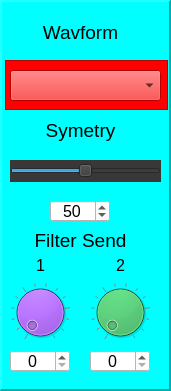
     <widget class="QFrame" name="frame_Osc2Waveform">
      <property name="geometry">
       <rect>
        <x>10</x>
        <y>40</y>
        <width>171</width>
        <height>391</height>
       </rect>
      </property>
      <property name="styleSheet">
       <string notr="true">background-color: rgb(0, 255, 255);</string>
      </property>
      <property name="frameShape">
       <enum>QFrame::Panel</enum>
      </property>
      <property name="frameShadow">
       <enum>QFrame::Raised</enum>
      </property>
      <property name="lineWidth">
       <number>2</number>
      </property>
      <property name="midLineWidth">
       <number>2</number>
      </property>
      <widget class="QLabel" name="label_6">
       <property name="geometry">
        <rect>
         <x>30</x>
         <y>20</y>
         <width>101</width>
         <height>25</height>
        </rect>
       </property>
       <property name="font">
        <font>
         <pointsize>14</pointsize>
        </font>
       </property>
       <property name="text">
        <string>Wavform</string>
       </property>
       <property name="alignment">
        <set>Qt::AlignCenter</set>
       </property>
      </widget>
      <widget class="QSpinBox" name="spinBox_Osc2SendFilter2">
       <property name="geometry">
        <rect>
         <x>90</x>
         <y>350</y>
         <width>60</width>
         <height>22</height>
        </rect>
       </property>
       <property name="font">
        <font>
         <pointsize>12</pointsize>
        </font>
       </property>
       <property name="focusPolicy">
        <enum>Qt::NoFocus</enum>
       </property>
       <property name="styleSheet">
        <string notr="true">background-color: rgb(255, 255, 255);</string>
       </property>
       <property name="alignment">
        <set>Qt::AlignCenter</set>
       </property>
       <property name="readOnly">
        <bool>false</bool>
       </property>
       <property name="accelerated">
        <bool>true</bool>
       </property>
       <property name="maximum">
        <number>100</number>
       </property>
       <property name="value">
        <number>0</number>
       </property>
      </widget>
      <widget class="QDial" name="dial_Osc2SendFilter2">
       <property name="geometry">
        <rect>
         <x>90</x>
         <y>280</y>
         <width>60</width>
         <height>64</height>
        </rect>
       </property>
       <property name="focusPolicy">
        <enum>Qt::NoFocus</enum>
       </property>
       <property name="styleSheet">
        <string notr="true">background-color: rgb(22, 207, 75);</string>
       </property>
       <property name="maximum">
        <number>100</number>
       </property>
       <property name="value">
        <number>0</number>
       </property>
       <property name="wrapping">
        <bool>false</bool>
       </property>
       <property name="notchTarget">
        <double>8.000000000000000</double>
       </property>
       <property name="notchesVisible">
        <bool>true</bool>
       </property>
      </widget>
      <widget class="QSpinBox" name="spinBox_Osc2SendFilter1">
       <property name="geometry">
        <rect>
         <x>10</x>
         <y>350</y>
         <width>60</width>
         <height>22</height>
        </rect>
       </property>
       <property name="font">
        <font>
         <pointsize>12</pointsize>
        </font>
       </property>
       <property name="focusPolicy">
        <enum>Qt::NoFocus</enum>
       </property>
       <property name="styleSheet">
        <string notr="true">background-color: rgb(255, 255, 255);</string>
       </property>
       <property name="alignment">
        <set>Qt::AlignCenter</set>
       </property>
       <property name="readOnly">
        <bool>false</bool>
       </property>
       <property name="accelerated">
        <bool>true</bool>
       </property>
       <property name="maximum">
        <number>100</number>
       </property>
       <property name="value">
        <number>0</number>
       </property>
      </widget>
      <widget class="QLabel" name="label_36">
       <property name="geometry">
        <rect>
         <x>20</x>
         <y>230</y>
         <width>121</width>
         <height>21</height>
        </rect>
       </property>
       <property name="font">
        <font>
         <pointsize>14</pointsize>
        </font>
       </property>
       <property name="text">
        <string>Filter Send</string>
       </property>
       <property name="alignment">
        <set>Qt::AlignCenter</set>
       </property>
      </widget>
      <widget class="QDial" name="dial_Osc2SendFilter1">
       <property name="geometry">
        <rect>
         <x>10</x>
         <y>280</y>
         <width>60</width>
         <height>64</height>
        </rect>
       </property>
       <property name="focusPolicy">
        <enum>Qt::NoFocus</enum>
       </property>
       <property name="styleSheet">
        <string notr="true">background-color: rgb(170, 85, 255);</string>
       </property>
       <property name="maximum">
        <number>100</number>
       </property>
       <property name="value">
        <number>0</number>
       </property>
       <property name="wrapping">
        <bool>false</bool>
       </property>
       <property name="notchTarget">
        <double>8.000000000000000</double>
       </property>
       <property name="notchesVisible">
        <bool>true</bool>
       </property>
      </widget>
      <widget class="QLabel" name="label_53">
       <property name="geometry">
        <rect>
         <x>30</x>
         <y>250</y>
         <width>21</width>
         <height>31</height>
        </rect>
       </property>
       <property name="font">
        <font>
         <pointsize>12</pointsize>
        </font>
       </property>
       <property name="text">
        <string>1</string>
       </property>
       <property name="alignment">
        <set>Qt::AlignCenter</set>
       </property>
      </widget>
      <widget class="QLabel" name="label_54">
       <property name="geometry">
        <rect>
         <x>110</x>
         <y>250</y>
         <width>21</width>
         <height>31</height>
        </rect>
       </property>
       <property name="font">
        <font>
         <pointsize>12</pointsize>
        </font>
       </property>
       <property name="text">
        <string>2</string>
       </property>
       <property name="alignment">
        <set>Qt::AlignCenter</set>
       </property>
      </widget>
      <widget class="QComboBox" name="comboBox_Osc2Waveform">
       <property name="geometry">
        <rect>
         <x>10</x>
         <y>70</y>
         <width>151</width>
         <height>31</height>
        </rect>
       </property>
       <property name="font">
        <font>
         <pointsize>12</pointsize>
        </font>
       </property>
       <property name="focusPolicy">
        <enum>Qt::NoFocus</enum>
       </property>
       <property name="styleSheet">
        <string notr="true">
border-color: rgb(0, 0, 0);
background-color: rgb(255, 0, 0);
</string>
       </property>
       <property name="currentText">
        <string/>
       </property>
       <property name="currentIndex">
        <number>-1</number>
       </property>
       <property name="maxVisibleItems">
        <number>4</number>
       </property>
      </widget>
      <widget class="QSlider" name="horizontalSlider_Osc2Symetry">
       <property name="geometry">
        <rect>
         <x>10</x>
         <y>160</y>
         <width>151</width>
         <height>22</height>
        </rect>
       </property>
       <property name="focusPolicy">
        <enum>Qt::NoFocus</enum>
       </property>
       <property name="styleSheet">
        <string notr="true">background-color: rgb(56, 56, 56);</string>
       </property>
       <property name="minimum">
        <number>5</number>
       </property>
       <property name="maximum">
        <number>95</number>
       </property>
       <property name="value">
        <number>50</number>
       </property>
       <property name="orientation">
        <enum>Qt::Horizontal</enum>
       </property>
      </widget>
      <widget class="QLabel" name="label_37">
       <property name="geometry">
        <rect>
         <x>30</x>
         <y>120</y>
         <width>101</width>
         <height>21</height>
        </rect>
       </property>
       <property name="font">
        <font>
         <pointsize>14</pointsize>
        </font>
       </property>
       <property name="text">
        <string>Symetry</string>
       </property>
       <property name="alignment">
        <set>Qt::AlignCenter</set>
       </property>
      </widget>
      <widget class="QSpinBox" name="spinBox_Osc2Symetry">
       <property name="geometry">
        <rect>
         <x>50</x>
         <y>200</y>
         <width>60</width>
         <height>22</height>
        </rect>
       </property>
       <property name="font">
        <font>
         <pointsize>12</pointsize>
        </font>
       </property>
       <property name="focusPolicy">
        <enum>Qt::NoFocus</enum>
       </property>
       <property name="styleSheet">
        <string notr="true">background-color: rgb(255, 255, 255);</string>
       </property>
       <property name="alignment">
        <set>Qt::AlignCenter</set>
       </property>
       <property name="readOnly">
        <bool>false</bool>
       </property>
       <property name="accelerated">
        <bool>true</bool>
       </property>
       <property name="maximum">
        <number>100</number>
       </property>
       <property name="value">
        <number>50</number>
       </property>
      </widget>
      <widget class="QFrame" name="frame_19">
       <property name="geometry">
        <rect>
         <x>5</x>
         <y>60</y>
         <width>163</width>
         <height>50</height>
        </rect>
       </property>
       <property name="styleSheet">
        <string notr="true">background-color: rgb(255, 0, 0);</string>
       </property>
       <property name="frameShape">
        <enum>QFrame::StyledPanel</enum>
       </property>
       <property name="frameShadow">
        <enum>QFrame::Raised</enum>
       </property>
      </widget>
      <zorder>frame_19</zorder>
      <zorder>label_6</zorder>
      <zorder>spinBox_Osc2SendFilter2</zorder>
      <zorder>dial_Osc2SendFilter2</zorder>
      <zorder>spinBox_Osc2SendFilter1</zorder>
      <zorder>label_36</zorder>
      <zorder>dial_Osc2SendFilter1</zorder>
      <zorder>label_53</zorder>
      <zorder>label_54</zorder>
      <zorder>comboBox_Osc2Waveform</zorder>
      <zorder>horizontalSlider_Osc2Symetry</zorder>
      <zorder>label_37</zorder>
      <zorder>spinBox_Osc2Symetry</zorder>
     </widget>
